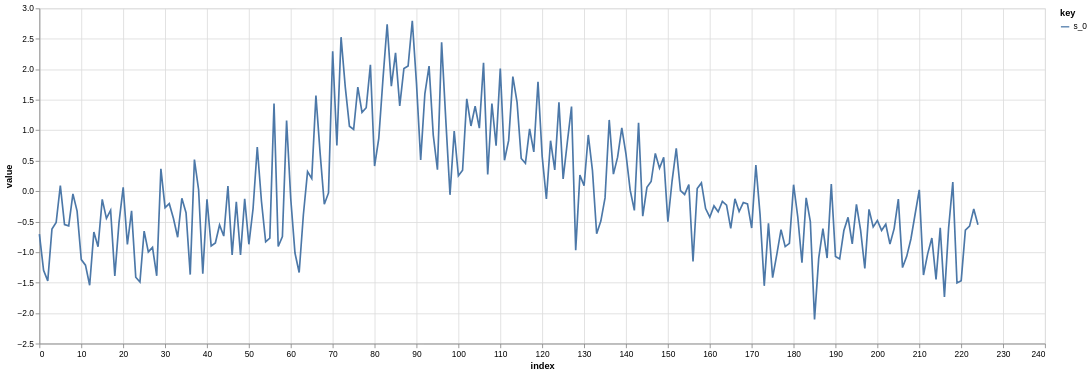

The notebook cell saved with this chart:
### Code cell
n_signals_to_plot = 1
trapallada.plot.signals_array(ds[javi_df.tail(n_signals_to_plot).index][1].numpy().squeeze(axis=1))

### Figure 1 — Vega-Lite specification as saved in the notebook (floating-point values rounded to 4 significant figures; data arrays with more than 128 entries replaced by an {"elided": "..."} marker saying what was removed)
{"config": {"view": {"continuousWidth": 300, "continuousHeight": 300}}, "data": {"name": "data-05dda247960bd189c70bebc396821769"}, "mark": {"type": "line"}, "encoding": {"color": {"field": "key", "type": "nominal"}, "x": {"field": "index", "type": "quantitative"}, "y": {"field": "value", "type": "quantitative"}}, "height": 400, "transform": [{"fold": ["s_0"]}], "width": 1200, "$schema": "https://vega.github.io/schema/vega-lite/v5.8.0.json", "datasets": {"data-05dda247960bd189c70bebc396821769": {"elided": "225 records"}}}
